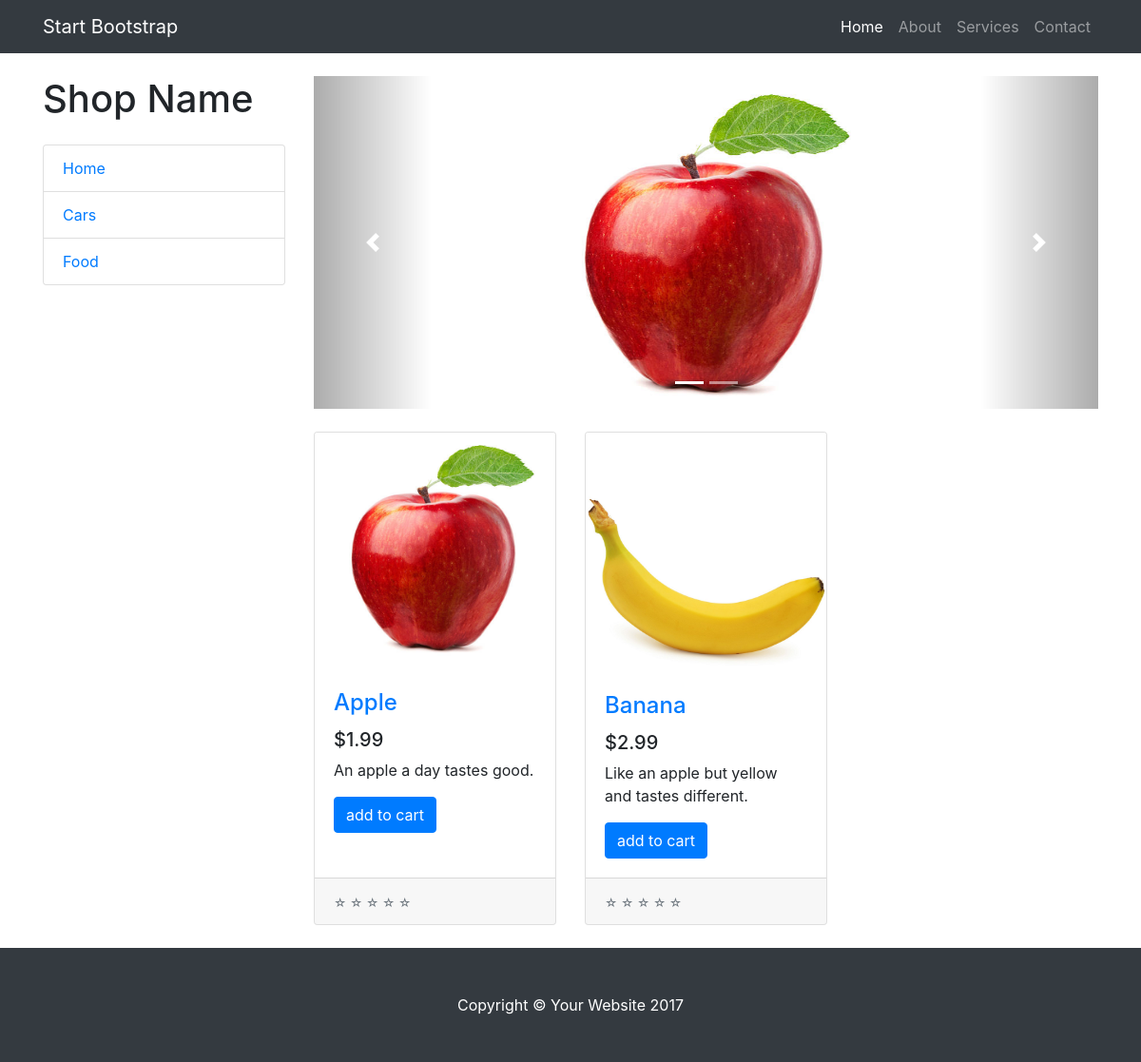
The page /store/food/ on the database its author committed.
### shop/models.py (models this page shows, shortened)
class Category(models.Model):
    name = models.CharField(max_length=255)
    slug = models.SlugField(blank=True, null=True)
    created_at = models.DateTimeField(auto_now_add=True)
    updated_at = models.DateTimeField(auto_now=True)
    class Meta:
        ordering = ('name',)
        verbose_name = 'category'
        verbose_name_plural = 'categories'
    def get_absolute_url(self):
        return reverse('category', args=[ self.slug])

class Item(models.Model):
    name = models.CharField(max_length=255)
    slug = models.SlugField(blank=True, null=True)
    price = models.DecimalField(max_digits=10, decimal_places=2, default=0)
    category = models.ForeignKey('Category', on_delete=models.CASCADE, related_name='items')
    description = models.TextField(blank=True, null=True)
    rating = models.CharField(max_length=5, null=True, blank=True)
    available = models.BooleanField(default=True)
    stock = models.PositiveIntegerField()
    created_at = models.DateTimeField(auto_now_add=True)
    updated_at = models.DateTimeField(auto_now=True)
    def get_absolute_url(self):
        return reverse('item', args=[self.category.slug, self.slug])
    def default_image_url(self):
        if self.images.all():
            return self.images.get(default=True).file.url
        return 'http://placehold.it/700x400'
    def get_star_rating(self):
        rvws = self.reviews.all()
        if rvws.exists():
            self.rating = rvws.aggregate(models.Avg('rating'))['rating__avg']
            self.save()
            return self.rating
        return 0
    class Meta:
        ordering = ('name',)
        indexes = [
            models.Index(fields=['id', 'slug']),
        ]

class ItemImage(models.Model):
    item = models.ForeignKey('Item', on_delete=models.CASCADE, related_name='images')
    default = models.BooleanField(default=False)
    file = models.ImageField(upload_to=item_image)
    alt_tag = models.TextField(max_length=255)

### shop/views.py (the view)
# urls.py: path('<slug:category>/', views.category, name='category'),
def category(request, category):
    cat = Category.objects.get(slug=category)
    highlight = cat.items.all().order_by('-rating')[:3]
    return render(request, 'shop/index.html', {'items': cat.items.all(), 'highlight': highlight})

### shop/templatetags/shop_tags.py (called while the page is built)
@register.simple_tag
def star_rating(item, text=False):
    html = []
    avg = item.get_star_rating()
    for i in range(int(avg)):
        html.append('&#9733;')
    for r in range(5 - int(avg)):
        html.append('&#9734;')
    if text:
        return mark_safe('<span class="text-warning">{}</span> {} stars'.format(' '.join(html), avg))
    return mark_safe(' '.join(html))

@register.simple_tag
def category():
    return mark_safe(render_to_string('shoptags/_category_nav.html', {'category': Category.objects.all()}))

### shop/templates/shop/index.html (shortened to what this page needs)
{% extends 'shop/base.html' %}
{% load static %}
{% load shop_tags %}
{% block content %}
    <div class="row">
        <div class="col-lg-3">
            <h1 class="my-4">Shop Name</h1>
            {% category %}
        </div>
        <div class="col-lg-9">
            <div id="carouselExampleIndicators" class="carousel slide my-4" data-ride="carousel">
                <ol class="carousel-indicators">
                    {% for h in highlight %}
                        <li data-target="#carouselExampleIndicators" data-slide-to="{{ forloop.counter0 }}" {% if forloop.counter == 1 %} class="active"{% endif %}></li>
                    {% endfor %}
                </ol>
                <div class="carousel-inner" role="listbox">
                    {% for h in highlight %}
                        <div class="carousel-item{% if forloop.counter == 1 %} active{% endif %}">
                            <img class="highlightImg d-block img-fluid" src="{{ h.default_image_url }}" alt="">
                        </div>
                    {% endfor %}
                </div>
                <a class="carousel-control-prev" href="#carouselExampleIndicators" role="button" data-slide="prev">
                    <span class="carousel-control-prev-icon" aria-hidden="true"></span>
                </a>
                <a class="carousel-control-next" href="#carouselExampleIndicators" role="button" data-slide="next">
                    <span class="carousel-control-next-icon" aria-hidden="true"></span>
                </a>
            </div>
            <div class="row">
                {% for i in items %}
                    <div class="col-lg-4 col-md-6 mb-4">
                        <div class="card h-100">
                            <span class="imgSpan">
                            <a href="{{ i.get_absolute_url }}"><img class="card-img-top cardImg"
                                                                                   src="{{ i.default_image_url }}"
                                                                                   alt=""></a>
                                </span>
                            <div class="card-body">
                                <h4 class="card-title">
                                    <a href="{{ i.get_absolute_url }}">{{ i.name }}</a>
                                </h4>
                                <h5>${{ i.price }}</h5>
                                <p class="card-text">
                                    {{ i.description }}
                                </p>
                                <form action="{% url "cart_add" i.slug %}" method="post">
                                <input type="submit" value="add to cart" class="btn btn-primary">
                            </form>
                            </div>
                            <div class="card-footer">
                                <small class="text-muted">{% star_rating i %}</small>
                            </div>
                        </div>
                    </div>
                {% endfor %}
            </div>
        </div>
    </div>
{% endblock %}

### shop/templates/shop/base.html (shortened to what this page needs)
{% load static %}
{% load shop_tags %}
<!DOCTYPE html>
<html lang="en">
<head>
    <link href="{% static 'shop/vendor/bootstrap/css/bootstrap.min.css' %}" rel="stylesheet">
    <link href="{% static 'shop/css/shop-homepage.css' %}" rel="stylesheet">
</head>
<body>
<nav class="navbar navbar-expand-lg navbar-dark bg-dark fixed-top">
    <div class="container">
        <a class="navbar-brand" href="#">Start Bootstrap</a>
        <div class="collapse navbar-collapse" id="navbarResponsive">
            <ul class="navbar-nav ml-auto">
                <li class="nav-item active">
                    <a class="nav-link" href="#">Home
                    </a>
                </li>
                <li class="nav-item">
                    <a class="nav-link" href="#">About</a>
                </li>
                <li class="nav-item">
                    <a class="nav-link" href="#">Services</a>
                </li>
                <li class="nav-item">
                    <a class="nav-link" href="#">Contact</a>
                </li>
            </ul>
        </div>
    </div>
</nav>
<div class="container">
    {% block content %}
    {% endblock %}
</div>
<footer class="py-5 bg-dark">
    <div class="container">
        <p class="m-0 text-center text-white">Copyright &copy; Your Website 2017</p>
    </div>
</footer>
</body>
</html>

### shop/templates/shoptags/_category_nav.html
<div class="list-group">
    <a href="{% url 'store_home' %}" class="list-group-item">Home</a>
    {% for c in category %}
        <a href="{{ c.get_absolute_url }}" class="list-group-item">{{ c.name }}</a>
    {% endfor %}
</div>

### shop/static/shop/css/shop-homepage.css (style rules this page uses)
body { padding-top: 54px; }
@media (min-width: 992px) { body { padding-top: 56px; } }
.highlightImg { max-height: 350px; margin-left: auto; margin-right: auto; }
.imgSpan { min-height: 250px; }
.carousel-control-next { background: -moz-linear-gradient(left, rgba(0, 0, 0, 0) 0%, rgba(0, 0, 0, 0.65) 100%); background: -webkit-linear-gradient(left, rgba(0, 0, 0, 0) 0%, rgba(0, 0, 0, 0.65) 100%); background: linear-gradient(to right, rgba(0, 0, 0, 0) 0%, rgba(0, 0, 0, 0.65) 100%); filter: progid:DXImageTransform.Microsoft.gradient(startColorstr='#00000000', endColorstr='#a6000000', GradientType=1); }
.carousel-control-prev { background: -moz-linear-gradient(left, rgba(0, 0, 0, 0.65) 0%, rgba(0, 0, 0, 0) 100%); background: -webkit-linear-gradient(left, rgba(0, 0, 0, 0.65) 0%, rgba(0, 0, 0, 0) 100%); background: linear-gradient(to right, rgba(0, 0, 0, 0.65) 0%, rgba(0, 0, 0, 0) 100%); filter: progid:DXImageTransform.Microsoft.gradient(startColorstr='#a6000000', endColorstr='#00000000', GradientType=1); }

### rows shown on the page
Category: name "Cars"
Category: name "Food"
Item: default_image_url (picture), name "Apple", price "1.99", description "An apple a day tastes good.", id "☆ ☆ ☆ ☆ ☆"
Item: default_image_url (picture), name "Banana", price "2.99", description "Like an apple but yellow and tastes different.", id "☆ ☆ ☆ ☆ ☆"
